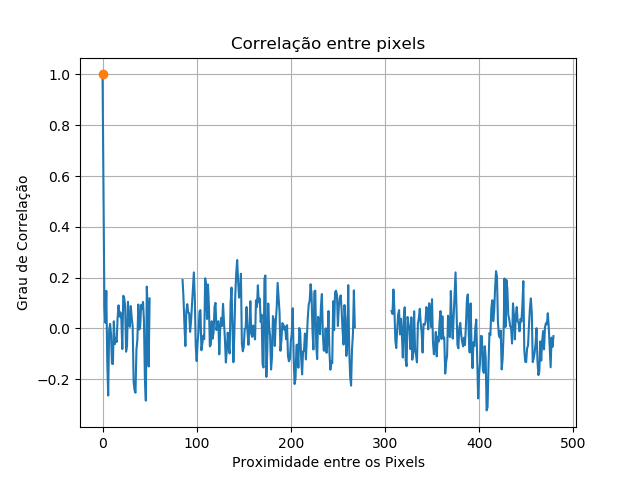

This chart was generated by the following Python code:
#!/usr/bin/env python3
# -*- coding: utf-8 -*-
"""
Created on Sun Sep  2 14:44:30 2018

@author: robotica
"""
import cv2
import numpy as np

#Estudando a Correlação 
BancoDeImagens = np.zeros((100,480,640),dtype=np.uint8) 
for n in range(19,119):
    img = cv2.imread("images/"+str(n)+".png",0)
    #img	= cv2.cvtColor(img, cv2.COLOR_BGR2GRAY)
    #cv2.imwrite("images/"+str(n),img) 
    BancoDeImagens[n-19] = img
    
line0 = BancoDeImagens[:,0,0]
correlation = np.zeros((480),dtype = np.float64) 

for i in range(0,480):
    newline = BancoDeImagens[:,0,i]
    correlation[i] = np.corrcoef(line0,newline)[0][1]
    
import matplotlib.pyplot as plt
plt.xlabel('Proximidade entre os Pixels')
plt.ylabel('Grau de Correlação')
plt.title('Correlação entre pixels')
plt.plot(correlation)
pl1 = plt.plot(correlation[0],'o')
plt.grid(True)
plt.show()
plt.savefig("correlation.png")
plt.show()